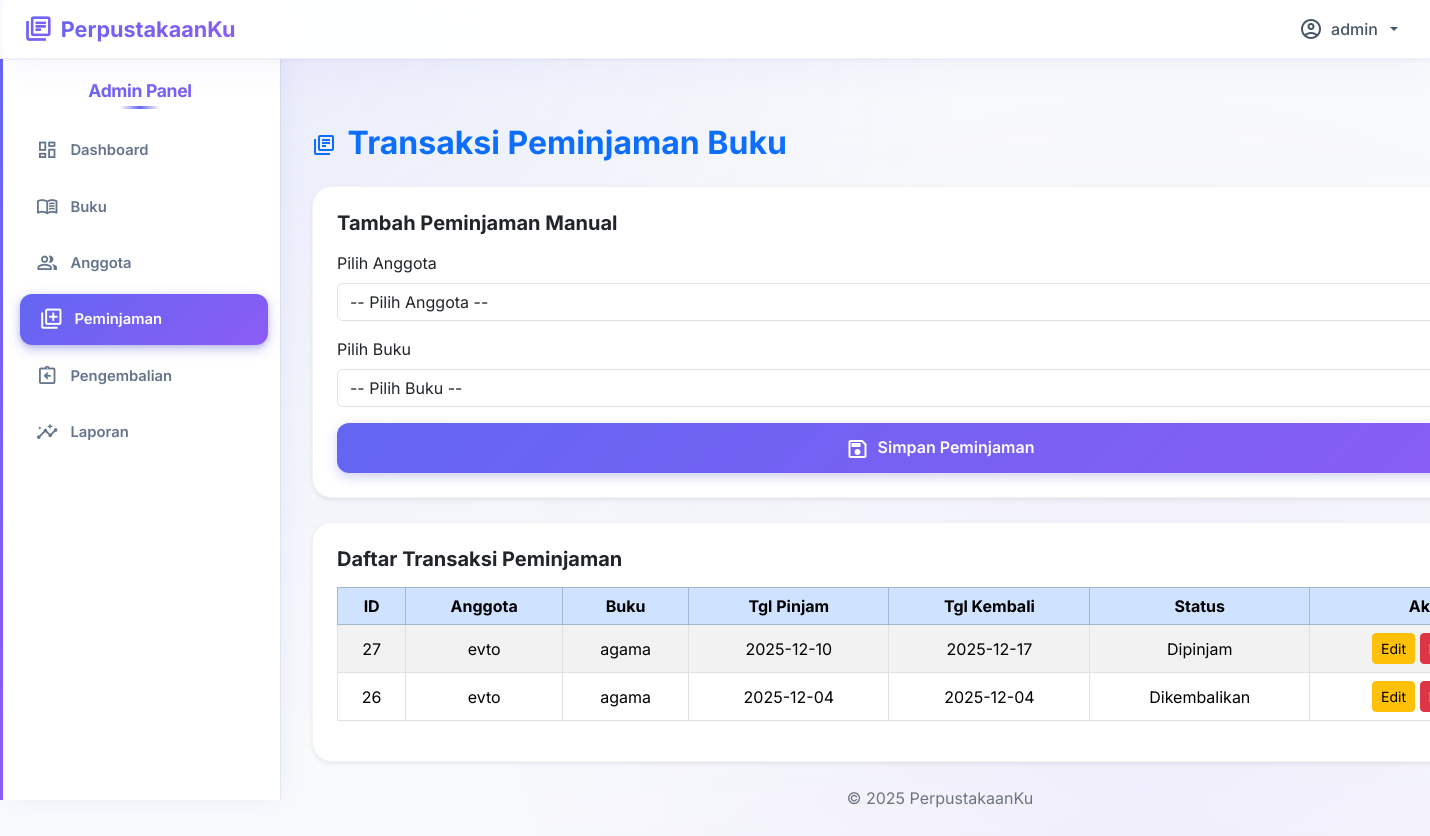
The page /admin/peminjaman/peminjaman.php (signed in) on the database its author committed.
### tables this page shows
CREATE TABLE `peminjaman_222274` (
  `id_peminjaman_222274` int(11) NOT NULL,
  `id_anggota_222274` int(11) NOT NULL,
  `id_buku_222274` int(11) NOT NULL,
  `id_admin_222274` int(11) DEFAULT NULL,
  `tanggal_pinjam_222274` date DEFAULT NULL,
  `tanggal_kembali_222274` date DEFAULT NULL,
  `status_222274` enum('dipinjam','dikembalikan','menunggu_konfirmasi_admin','dibatalkan','menunggu_konfirmasi_pengembalian') DEFAULT 'menunggu_konfirmasi_admin'
);

CREATE TABLE `anggota_222274` (
  `id_anggota_222274` int(11) NOT NULL,
  `nama_222274` varchar(100) DEFAULT NULL,
  `email_222274` varchar(100) DEFAULT NULL,
  `password_222274` varchar(255) DEFAULT NULL,
  `alamat_222274` text DEFAULT NULL,
  `no_telp_222274` varchar(20) DEFAULT NULL,
  `tanggal_daftar_222274` date DEFAULT NULL
);

CREATE TABLE `buku_222274` (
  `id_buku_222274` int(11) NOT NULL,
  `judul_222274` varchar(150) NOT NULL,
  `penulis_222274` varchar(100) DEFAULT NULL,
  `penerbit_222274` varchar(100) DEFAULT NULL,
  `tahun_terbit_222274` year(4) DEFAULT NULL,
  `kategori_222274` varchar(100) DEFAULT NULL,
  `stok_222274` int(11) DEFAULT 0,
  `img_222274` varchar(255) DEFAULT NULL,
  `deskripsi_222274` text DEFAULT NULL
);

### admin/peminjaman/peminjaman.php (the view, shortened to what this page needs)
<?php
include '../../config/connect.php';
$peminjaman_list = $conn->query("
    SELECT p.*, a.nama_222274 AS nama_anggota, b.judul_222274 AS judul_buku
    FROM peminjaman_222274 p
    JOIN anggota_222274 a ON p.id_anggota_222274 = a.id_anggota_222274
    JOIN buku_222274 b ON p.id_buku_222274 = b.id_buku_222274
    ORDER BY p.id_peminjaman_222274 DESC
");
include '../templates/header_sidebar.php';
?>
<div id="main-content" class="container mt-4">
<h2 class="fw-bold text-primary mb-4">
    <span class="material-symbols-outlined align-middle me-1">library_books</span>
    Transaksi Peminjaman Buku
</h2>
<div class="card p-4 mb-4 shadow-sm">
    <h5 class="fw-bold mb-3">Tambah Peminjaman Manual</h5>
    <form method="POST" action="tambah_peminjaman.php">
        <div class="mb-3">
            <label class="form-label">Pilih Anggota</label>
            <select class="form-select" name="anggota" required>
                <option value="">-- Pilih Anggota --</option>
            </select>
        </div>
        <div class="mb-3">
            <label class="form-label">Pilih Buku</label>
            <select class="form-select" name="buku" required>
                <option value="">-- Pilih Buku --</option>
            </select>
        </div>
        <button class="btn btn-primary w-100">
            <span class="material-symbols-outlined align-middle me-1">save</span>
            Simpan Peminjaman
        </button>
    </form>
</div>
<div class="card p-4 shadow-sm">
    <h5 class="fw-bold mb-3">Daftar Transaksi Peminjaman</h5>
    <div class="table-responsive">
        <table class="table table-bordered table-striped align-middle text-center">
            <thead class="table-primary">
                <tr>
                    <th>ID</th>
                    <th>Anggota</th>
                    <th>Buku</th>
                    <th>Tgl Pinjam</th>
                    <th>Tgl Kembali</th>
                    <th>Status</th>
                    <th>Aksi</th>
                </tr>
            </thead>
            <tbody>
            <?php while($row = $peminjaman_list->fetch_assoc()): ?>
                <tr>
                    <td><?= $row['id_peminjaman_222274'] ?></td>
                    <td><?= htmlspecialchars($row['nama_anggota']) ?></td>
                    <td><?= htmlspecialchars($row['judul_buku']) ?></td>
                    <td><?= $row['tanggal_pinjam_222274'] ?></td>
                    <td><?= $row['tanggal_kembali_222274'] ?: '-' ?></td>
                    <td><?= ucfirst(str_replace('_',' ',$row['status_222274'])) ?></td>
                    <td>
                        <?php if($row['status_222274'] == 'menunggu_konfirmasi_admin'): ?>
                            <a href="?konfirmasi_id=<?= $row['id_peminjaman_222274'] ?>&aksi=setuju" class="btn btn-success btn-sm">Setujui</a>
                            <a href="?konfirmasi_id=<?= $row['id_peminjaman_222274'] ?>&aksi=tolak" class="btn btn-danger btn-sm">Tolak</a>
                        <?php else: ?>
                            <a href="edit_peminjaman.php?id=<?= $row['id_peminjaman_222274'] ?>" class="btn btn-warning btn-sm">Edit</a>
                            <a href="?hapus_id=<?= $row['id_peminjaman_222274'] ?>" onclick="return confirm('Hapus peminjaman ini?')" class="btn btn-danger btn-sm">Hapus</a>
                        <?php endif; ?>
                    </td>
                </tr>
            <?php endwhile; ?>
            </tbody>
        </table>
    </div>
</div>
<footer class="text-center mt-4 mb-2 text-secondary">
    &copy; <?= date('Y') ?> PerpustakaanKu
</footer>
</div>
</body>
</html>

### admin/templates/header_sidebar.php (style rules this page uses)
#main-content { margin-left: 280px; padding: 2rem; padding-top: 100px; transition: all 0.4s cubic-bezier(0.4, 0, 0.2, 1); position: relative; z-index: 1; min-height: 100vh; }
.card { border-radius: 20px; box-shadow: 0 1px 3px rgba(0, 0, 0, 0.05), 0 10px 30px rgba(0, 0, 0, 0.05); transition: all 0.4s cubic-bezier(0.4, 0, 0.2, 1); overflow: hidden; border: 1px solid rgba(0, 0, 0, 0.05); background: rgba(255, 255, 255, 0.95); backdrop-filter: blur(20px); position: relative; }
.card::before { content: ''; position: absolute; top: 0; left: 0; right: 0; height: 4px; background: linear-gradient(90deg, #6366f1 0%, #8b5cf6 100%); transform: scaleX(0); transform-origin: left; transition: transform 0.4s cubic-bezier(0.4, 0, 0.2, 1); }
.card { animation: fadeIn 0.5s ease backwards; }
.card:nth-child(2) { animation-delay: 0.2s; }
.card:nth-child(3) { animation-delay: 0.3s; }
.btn-primary { background: linear-gradient(135deg, #6366f1 0%, #8b5cf6 100%); border: none; padding: 0.75rem 1.5rem; border-radius: 12px; font-weight: 600; transition: all 0.3s ease; box-shadow: 0 4px 12px rgba(99, 102, 241, 0.3); }

### rows shown on the page
peminjaman_222274: id_peminjaman_222274 "27", id_anggota_222274.nama_222274 "evto", id_buku_222274.judul_222274 "agama", tanggal_pinjam_222274 "2025-12-10", tanggal_kembali_222274 "2025-12-17", status_222274 "Dipinjam"
peminjaman_222274: id_peminjaman_222274 "26", id_anggota_222274.nama_222274 "evto", id_buku_222274.judul_222274 "agama", tanggal_pinjam_222274 "2025-12-04", tanggal_kembali_222274 "2025-12-04", status_222274 "Dikembalikan"

### other values the page prints
$namaAdmin "admin"
